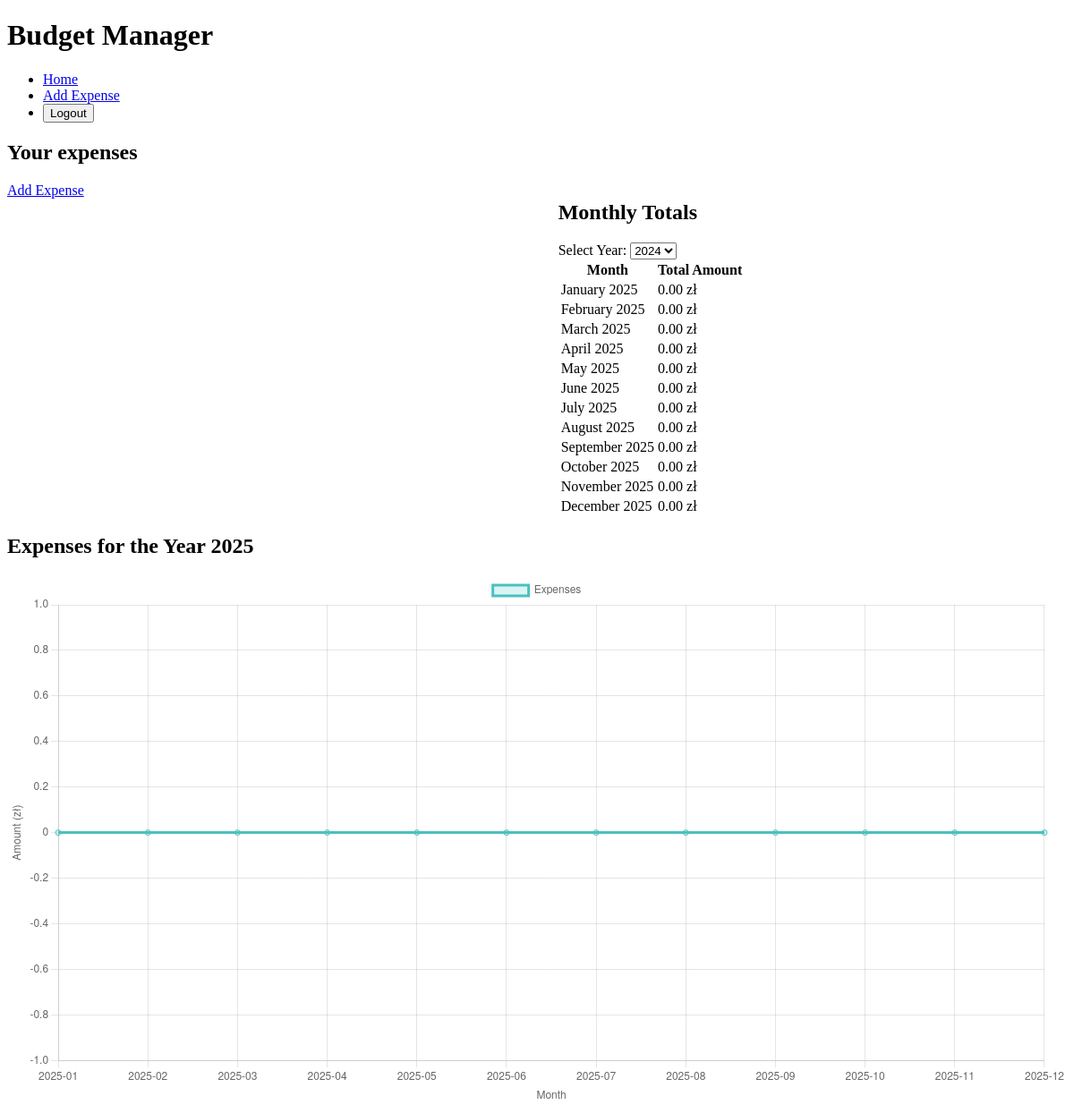
Page /expenses/ (signed in) on the earlier database version.
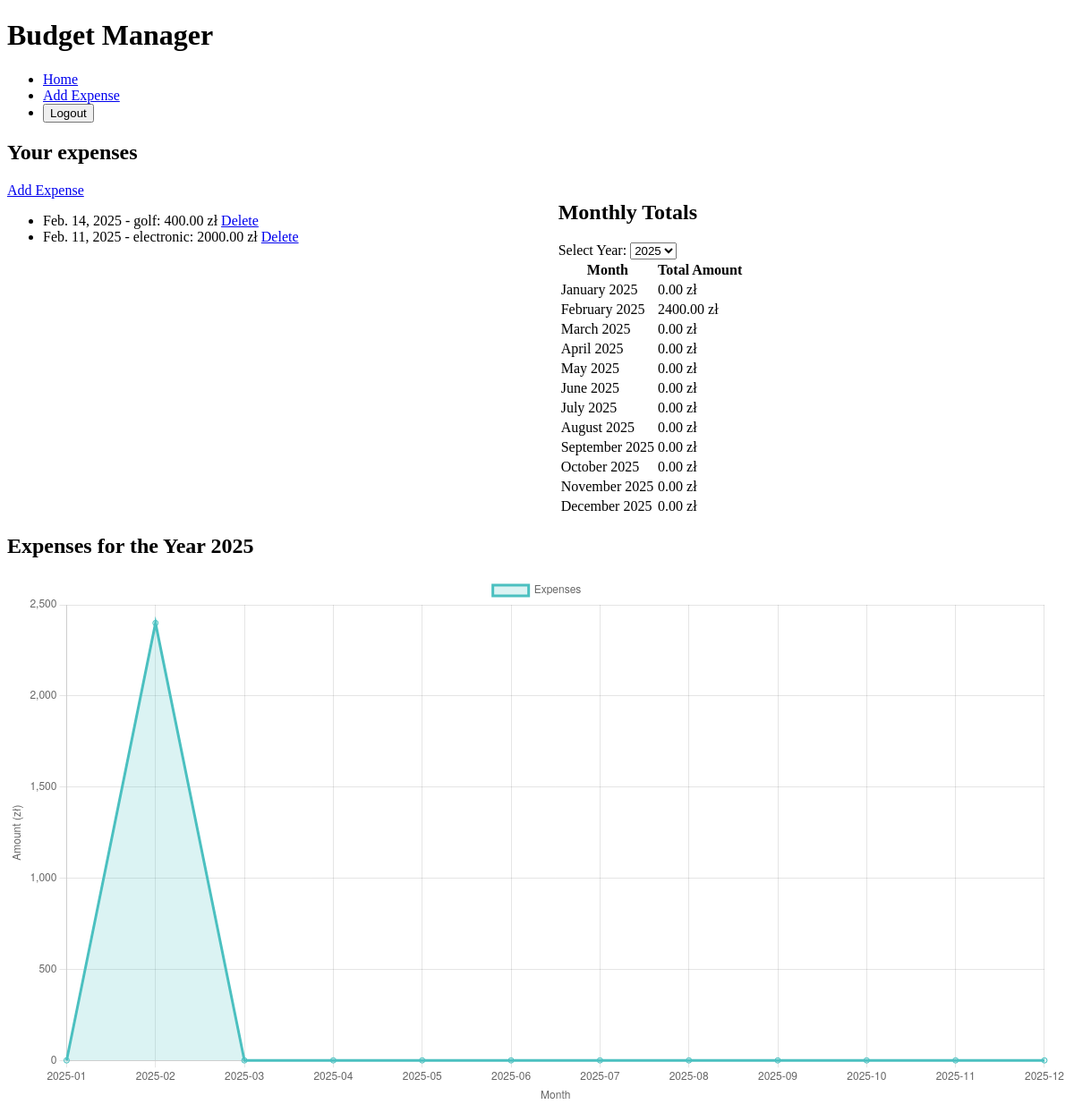
Same page on the later database version.
### expenses/models.py (models this page shows, shortened)
class Expense(models.Model):
    user = models.ForeignKey(User, on_delete=models.CASCADE)
    title = models.CharField(max_length=255)
    amount = models.DecimalField(max_digits=10, decimal_places=2)
    category = models.CharField(max_length=255)
    date = models.DateField()
    currency = models.CharField(max_length=3, default='PLN')

### expenses/views.py (the view)
# urls.py: path('', views.expense_list, name="expense_list"),
@login_required
def expense_list(request):
    selected_year = int(request.GET.get('year', datetime.now().year))
    expenses = Expense.objects.filter(user=request.user, date__year=selected_year)
    monthly_totals = expenses.annotate(month=TruncMonth('date')).values('month').annotate(total=Sum('amount')).order_by('month')
    all_months = [(datetime(selected_year, month, 1), 0) for month in range(1, 13)]
    for total in monthly_totals:
        for i, (month, _) in enumerate(all_months):
            if month.month == total['month'].month:
                all_months[i] = (month, total['total'])
    years = Expense.objects.filter(user=request.user).dates('date', 'year')
    chart_data = {month.strftime('%Y-%m'): 0 for month, _ in all_months}
    for total in monthly_totals:
        month_str = total['month'].strftime('%Y-%m')
        if month_str in chart_data:
            chart_data[month_str] = float(total['total'])  # Convert Decimal to float
    return render(request, 'list.html', {
        'expenses': expenses,
        'monthly_totals': all_months,
        'years': years,
        'selected_year': selected_year,
        'chart_labels': json.dumps(list(chart_data.keys())),
        'chart_data': json.dumps(list(chart_data.values()))
    })

### templates/list.html (shortened to what this page needs)
{% extends "base.html" %}
{% block content %}
<h2>Your expenses</h2>
<div class="container">
    <div class="column">
        <a href="{% url 'add_expense' %}">Add Expense</a>
        <ul>
            {% for expense in expenses|dictsortreversed:"date" %}
                <li>{{ expense.date }} - {{ expense.category }}: {{ expense.amount|floatformat:2 }} zł
                    <a href="{% url 'delete_expense' expense.id %}">Delete</a>
                </li>
            {% endfor %}
        </ul>
    </div>
    <div class="column">
        <h2>Monthly Totals</h2>
        <form method="get" action="{% url 'expense_list' %}">
            <label for="year">Select Year:</label>
            <select name="year" id="year" onchange="this.form.submit()">
                {% for year in years %}
                    <option value="{{ year.year }}" {% if year.year == selected_year %}selected{% endif %}>{{ year.year }}</option>
                {% endfor %}
            </select>
        </form>
        <table>
            <thead>
                <tr>
                    <th>Month</th>
                    <th>Total Amount</th>
                </tr>
            </thead>
            <tbody>
                {% for month, total in monthly_totals %}
                    <tr>
                        <td>{{ month|date:"F Y" }}</td>
                        <td>{{ total|floatformat:2 }} zł</td>
                    </tr>
                {% endfor %}
            </tbody>
        </table>
    </div>
</div>
<h2>Expenses for the Year {{ selected_year }}</h2>
<canvas id="expensesChart"></canvas>
<script>
    var ctx = document.getElementById('expensesChart').getContext('2d');
    var expensesChart = new Chart(ctx, {
        type: 'line',
        data: {
            labels: JSON.parse('{{ chart_labels|escapejs }}'),
            datasets: [{
                label: 'Expenses',
                data: JSON.parse('{{ chart_data|escapejs }}'),
                borderColor: 'rgba(75, 192, 192, 1)',
                backgroundColor: 'rgba(75, 192, 192, 0.2)',
                fill: true
            }]
        },
        options: {
            scales: {
                x: {
                    title: {
                        display: true,
                        text: 'Month'
                    }
                },
                y: {
                    title: {
                        display: true,
                        text: 'Amount (zł)'
                    }
                }
            }
        }
    });
</script>
{% endblock %}

Differences in the rows shown:
added Expense: date "Feb. 14, 2025", category "golf", amount "400.00"
added Expense: date "Feb. 11, 2025", category "electronic", amount "2000.00"
Other differences:
form field year: "2024" → "2025"
chart data {{ chart_data|escapejs }}: [0, 0, 0, 0, 0, 0, 0, 0, 0, 0, 0, 0] → [0, 2400.0, 0, 0, 0, 0, 0, 0, 0, 0, 0, 0]
new list line: "February 2025 2400.00 zł"
list line gone: "February 2025 0.00 zł"
